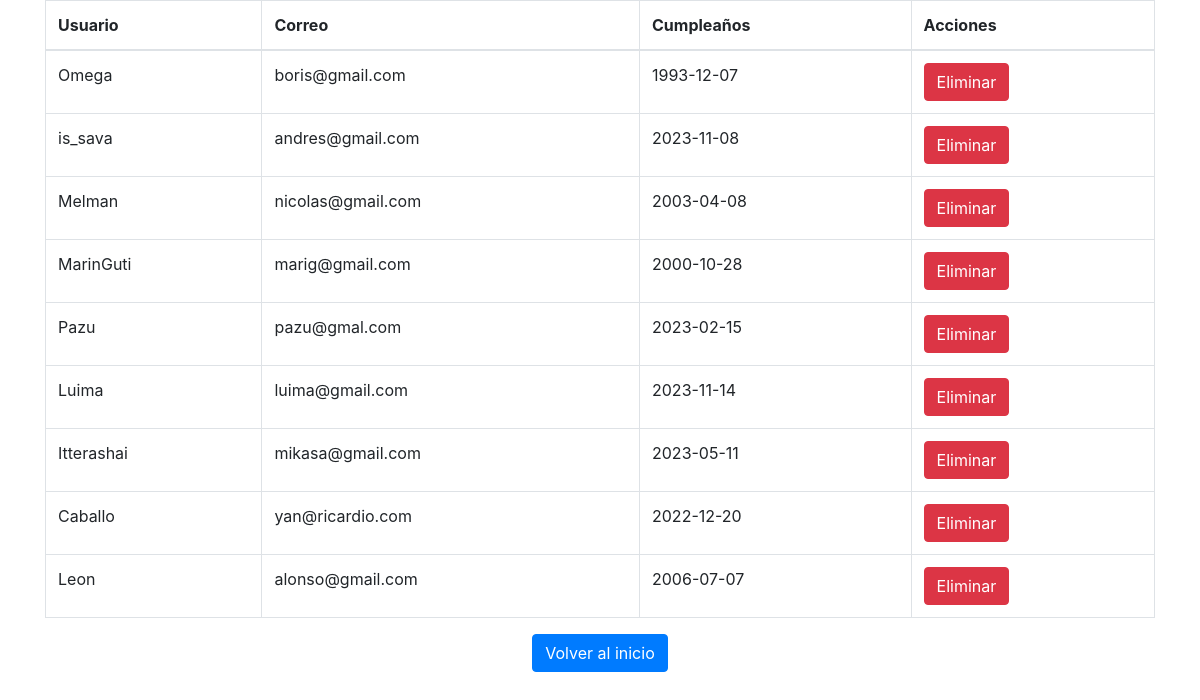
Page /php-login/editaru.php on the committed database.
### tables this page shows
CREATE TABLE `usuarios` (
  `id_usuario` int(11) NOT NULL,
  `nombre` varchar(255) NOT NULL,
  `apellido` varchar(255) NOT NULL,
  `rol` varchar(255) NOT NULL,
  `cumpleaños` date NOT NULL,
  `email` varchar(255) NOT NULL,
  `contraseña` varchar(255) NOT NULL,
  `telefono` varchar(255) NOT NULL,
  `nombre_usuario` varchar(255) NOT NULL
);

### php-login/editaru.php (the view, shortened to what this page needs)
<?php
include("includes/header.php")?>
<?php include("database.php")?>
<div class="container">
    <div class="table-responsive">
        <table class="table table-bordered">
            <thead>
                <tr>
                    <th>Usuario</th>
                    <th>Correo</th>
                    <th>Cumpleaños</th>
                    <th>Acciones</th>
                </tr>
            </thead>
            <tbody>
                <?php
                $query = "SELECT * FROM usuarios";
                $result_task = mysqli_query($conn, $query);
                while($row = mysqli_fetch_array($result_task)){?>
                    <tr>
                        <td><?php echo $row['nombre_usuario']?></td>
                        <td><?php echo $row['email']?></td>
                        <td><?php echo $row['cumpleaños']?></td>
                        <td>
                            <a href="eliminaru.php?id_usuario=<?php echo $row['id_usuario']?>" class="btn btn-danger">
                                Eliminar
                            </a>
                        </td>
                    </tr>
                <?php }?>
            </tbody>
        </table>
    </div>
    <div class="text-center">
        <a href="inicio_exitoad.php" class="btn btn-primary">Volver al inicio</a>
    </div>
</div>
<?php include("includes/footer.php")?>

### rows in the picture
usuarios: nombre_usuario "Omega", email "boris@gmail.com", cumpleaños "1993-12-07"
usuarios: nombre_usuario "is_sava", email "andres@gmail.com", cumpleaños "2023-11-08"
usuarios: nombre_usuario "Melman", email "nicolas@gmail.com", cumpleaños "2003-04-08"
usuarios: nombre_usuario "MarinGuti", email "marig@gmail.com", cumpleaños "2000-10-28"
usuarios: nombre_usuario "Pazu", email "pazu@gmal.com", cumpleaños "2023-02-15"
usuarios: nombre_usuario "Luima", email "luima@gmail.com", cumpleaños "2023-11-14"
usuarios: nombre_usuario "Itterashai", email "mikasa@gmail.com", cumpleaños "2023-05-11"
usuarios: nombre_usuario "Caballo", email "yan@ricardio.com", cumpleaños "2022-12-20"
usuarios: nombre_usuario "Leon", email "alonso@gmail.com", cumpleaños "2006-07-07"
